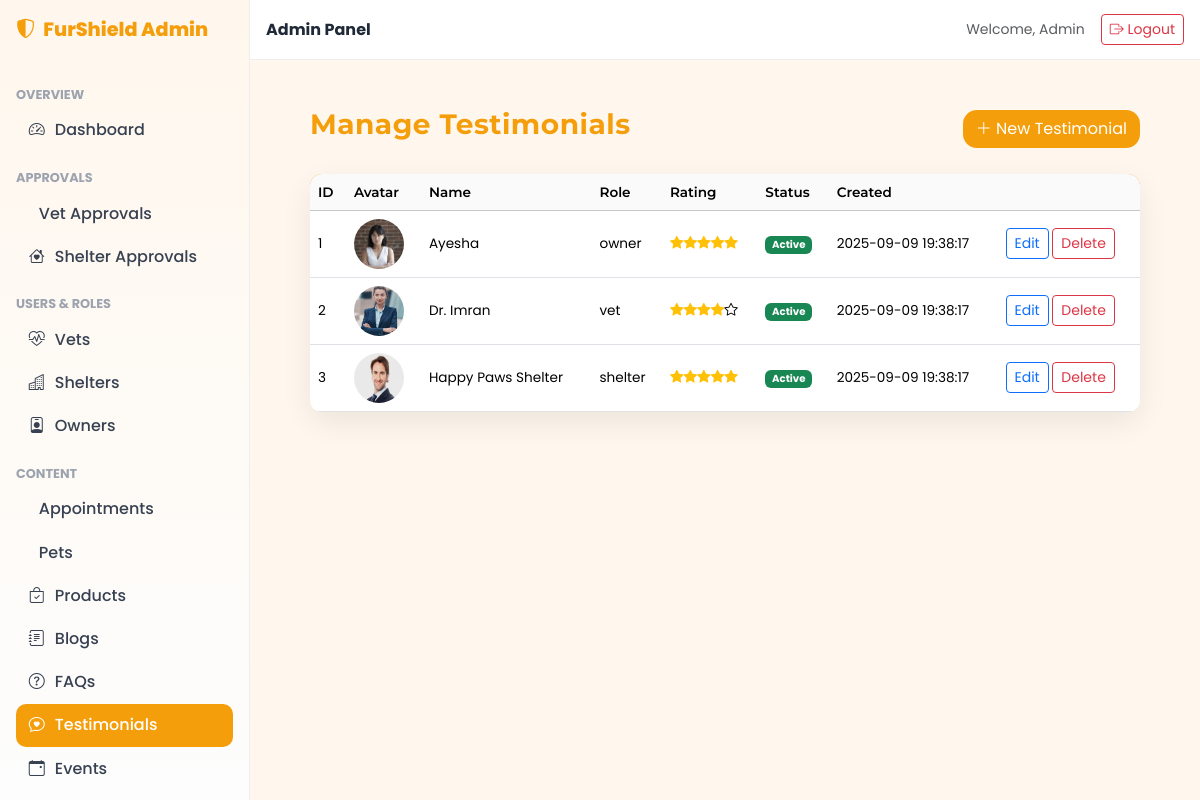
The page /admin/pages/content/testimonials.php (signed in) on the database its author committed.
### tables this page shows
CREATE TABLE `testimonials` (
  `id` int(11) NOT NULL,
  `name` varchar(120) NOT NULL,
  `role` enum('owner','vet','shelter') NOT NULL,
  `avatar` varchar(255) DEFAULT NULL,
  `rating` tinyint(4) NOT NULL DEFAULT 5,
  `message` text NOT NULL,
  `is_active` tinyint(1) NOT NULL DEFAULT 1,
  `created_at` timestamp NOT NULL DEFAULT current_timestamp()
);

### admin/pages/content/testimonials.php (the view, shortened to what this page needs)
<?php
$root = dirname(__DIR__,3);
include $root.'/admin/includes/header.php';
include $root.'/admin/includes/sidebar.php';
function e($s){return htmlspecialchars((string)$s,ENT_QUOTES,'UTF-8');}
$conn->query("CREATE TABLE IF NOT EXISTS testimonials (
  id INT AUTO_INCREMENT PRIMARY KEY,
  name VARCHAR(150) NULL,
  role VARCHAR(150) NULL,
  rating TINYINT DEFAULT 5,
  message TEXT NULL,
  avatar VARCHAR(255) NULL,
  is_active TINYINT(1) DEFAULT 1,
  created_at TIMESTAMP DEFAULT CURRENT_TIMESTAMP
) ENGINE=InnoDB DEFAULT CHARSET=utf8mb4");
$page=max(1,(int)($_GET['p']??1));
$per=10;$off=($page-1)*$per;
$res=$conn->prepare("SELECT * FROM testimonials ORDER BY created_at DESC LIMIT ?,?");
$res->bind_param("ii",$off,$per);$res->execute();
$rows=$res->get_result()->fetch_all(MYSQLI_ASSOC);$res->close();
?>
<main class="main p-4">
  <div class="container-fluid">
    <div class="d-flex justify-content-between align-items-center mb-4">
      <h1 class="h3 fw-bold">Manage Testimonials</h1>
      <button class="btn text-white" style="background:var(--primary);border-radius:14px" data-bs-toggle="modal" data-bs-target="#addModal"><i class="bi bi-plus-lg"></i> New Testimonial</button>
    </div>
    <div class="card border-0" style="border-radius:var(--radius);box-shadow:var(--shadow);background:var(--card)">
      <div class="table-responsive">
        <table class="table align-middle mb-0">
          <thead class="table-light"><tr><th>ID</th><th>Avatar</th><th>Name</th><th>Role</th><th>Rating</th><th>Status</th><th>Created</th><th></th></tr></thead>
          <tbody>
          <?php foreach($rows as $r): ?>
            <tr>
              <td><?php echo (int)$r['id'];?></td>
              <td><?php if(!empty($r['avatar'])): ?><img src="<?php echo e(BASE.$r['avatar']);?>" style="height:50px;width:50px;border-radius:50%"><?php endif;?></td>
              <td><?php echo e($r['name']);?></td>
              <td><?php echo e($r['role']);?></td>
              <td><?php for($i=1;$i<=5;$i++): ?><i class="bi <?php echo $i<=$r['rating']?'bi-star-fill text-warning':'bi-star';?>"></i><?php endfor;?></td>
              <td><span class="badge <?php echo $r['is_active']?'bg-success':'bg-secondary';?>"><?php echo $r['is_active']?'Active':'Hidden';?></span></td>
              <td><?php echo e($r['created_at']);?></td>
              <td>
                <button class="btn btn-sm btn-outline-primary" data-bs-toggle="modal" data-bs-target="#editModal<?php echo $r['id'];?>">Edit</button>
                <form method="post" class="d-inline">
                  <button class="btn btn-sm btn-outline-danger" onclick="return confirm('Delete this testimonial?')">Delete</button>
                </form>
              </td>
            </tr>
          <?php endforeach;?>
          </tbody>
        </table>
      </div>
    </div>
  </div>
</main>
<?php include $root.'/admin/includes/footer.php'; ?>

### assets/css/theme-sand-sunset.css (style rules this page uses)
:root { --primary:#F59E0B; --accent:#EF4444; --bg:#FFF7ED; --text:#1F2937; --card:#FFFFFF; --radius:18px; --shadow:0 10px 30px rgba(0,0,0,.08); }
html,body { height:100% }
body.bg-app { background:var(--bg);color:var(--text);font-family:Poppins,system-ui,sans-serif;line-height:1.5 }
h1,h2,h3,h4,h5,h6,p { font-family:Montserrat,Poppins,sans-serif }

### assets/css/admin-style.css (style rules this page uses)
h1,h2,h3,h4,h5,h6 { font-family: 'Montserrat', sans-serif !important; font-weight: 700; }
body, .value, .table, .list-group-item { font-family: 'Poppins', sans-serif; }
.card { border: 0; border-radius: 18px; box-shadow: 0 6px 18px rgba(0,0,0,.06); }
.table { font-size: .85rem; }
.table th { font-weight: 600; }
.table-light th { background: #fafafa !important; }

### assets/css/admin-pages.css (style rules this page uses)
.admin-main .card { border-radius: 18px; box-shadow: 0 8px 25px rgba(0,0,0,0.08); border: none; background: var(--card, #fff); }
.admin-main h1 { font-family: Montserrat, sans-serif; color: var(--primary, #F59E0B); font-weight: 700; letter-spacing: .5px; }
.admin-main table { border-radius: 12px; overflow: hidden; }
.admin-main thead { background: var(--primary, #F59E0B); color: #fff; font-family: Montserrat, sans-serif; font-weight: 600; }

### admin/pages/content/testimonials.php (style rules this page uses)
:root { --primary:#F59E0B;--accent:#EF4444;--bg:#FFF7ED;--text:#1F2937;--card:#FFFFFF;--radius:18px;--shadow:0 10px 30px rgba(0,0,0,.08) }
body.bg-app { background:var(--bg);color:var(--text);font-family:Poppins,system-ui,sans-serif }
h1,h2,h3,h4,h5,h6,p { font-family:Montserrat,Poppins,sans-serif }
.table td,.table th { vertical-align:middle }

### rows shown on the page
testimonials: id "1", avatar (picture), name "Ayesha", role "owner", rating 5 (drawn), is_active "Active", created_at "2025-09-09 19:38:17"
testimonials: id "2", avatar (picture), name "Dr. Imran", role "vet", rating 4 (drawn), is_active "Active", created_at "2025-09-09 19:38:17"
testimonials: id "3", avatar (picture), name "Happy Paws Shelter", role "shelter", rating 5 (drawn), is_active "Active", created_at "2025-09-09 19:38:17"

### other values the page prints
$_SESSION['user']['name'] "Admin"
